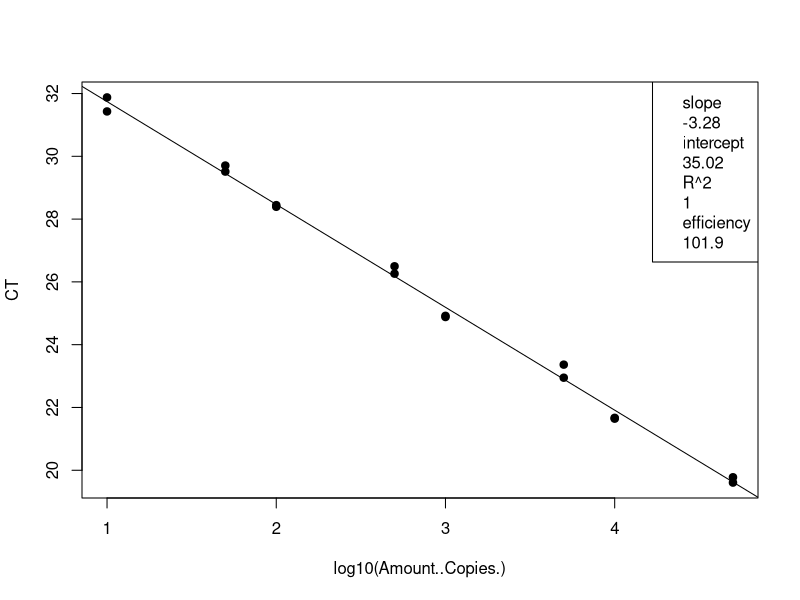
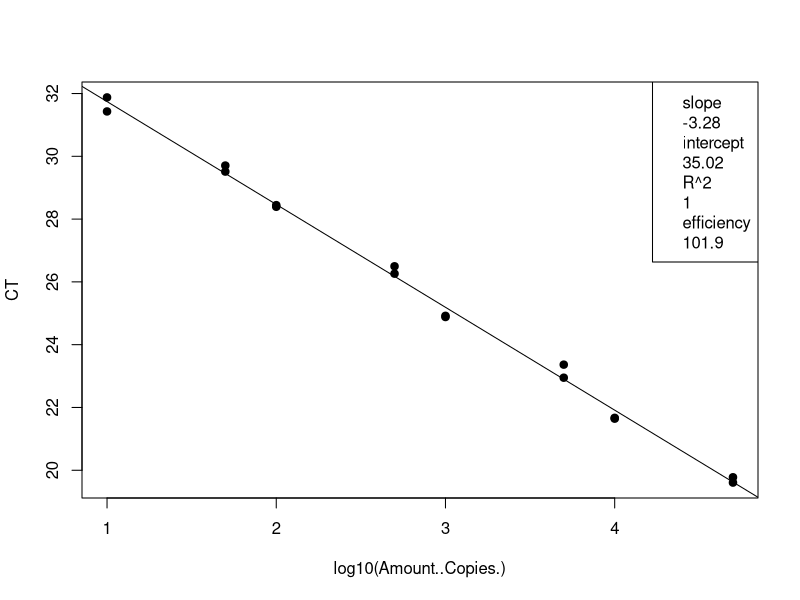
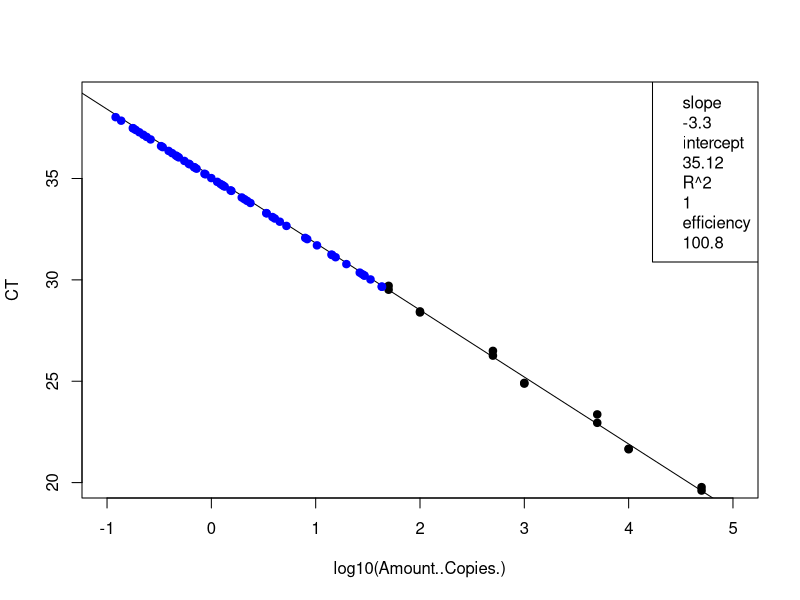
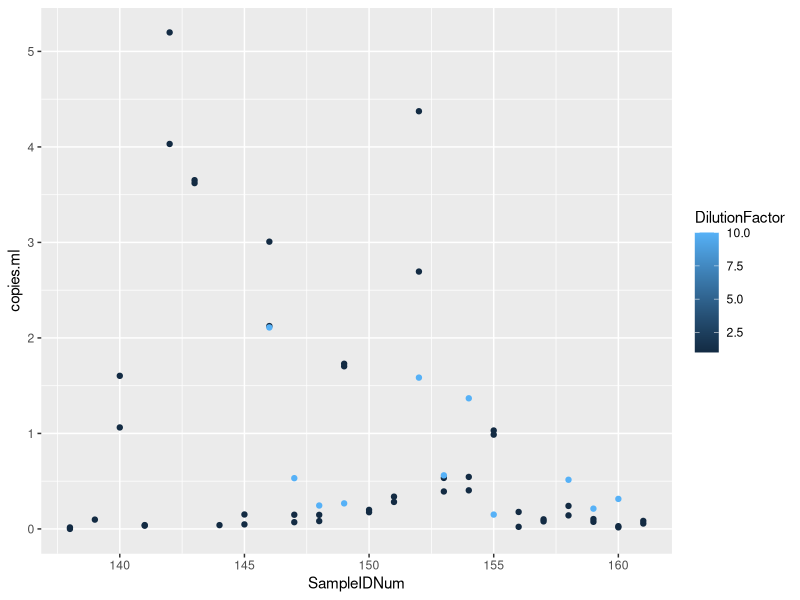

Write R code to recreate these figures, in order.
## ---- chunk 1
knitr::opts_chunk$set(echo = TRUE)

## ---- chunk 2
# load the data (note data file must be in this repository)
data <- read.csv("Plate8_E.coli_qPCRConversion.csv")
View(data)

# clean up the data file (there is some stuff at the bottom and extra blank rows)
#data <- data[-68:-70,] # This removes rows 92-95
View(data)

# assign to the correct data class #warning message about NAs is OK
class(data$CT) # check the data class type
data$CT <- as.numeric(as.character(data$CT)) # change to numeric
data$Amount..Copies. <- as.numeric(as.character(data$Amount..Copies.)) # change to numeric
## ---- chunk 3
# linear regression of standard curve
standards = data[1:16,]
standardCurve <- lm(CT ~ log10(Amount..Copies.), data = standards)
  
standardCurvePlot <- plot(CT ~ log10(Amount..Copies.), data = standards, pch=19) 
abline(coef(standardCurve)) 
legend("topright", legend=c(paste= "slope", round(standardCurve$coefficients[2], 2), 
                            paste= "intercept", round(standardCurve$coefficients[1], 2), 
                            paste= "R^2", round(summary(standardCurve)$r.squared, 2),
                            paste = "efficiency", round((10^(-1/standardCurve$coefficients[2])-1)*100, 1)))
## ---- chunk 4
# remove standards that sucked and redo analysis NOT NEEDED 21 Jan 2020
#standards <- standards[-15:-16,] # uncomment this line and change which rows to remove
standardCurve <- lm(CT ~ log10(Amount..Copies.), data = standards)

standardCurvePlot <- plot(CT ~ log10(Amount..Copies.), data = standards, pch=19)
abline(coef(standardCurve))
col = "blue"
legend("topright", legend=c(paste= "slope", round(standardCurve$coefficients[2], 2),
                            paste= "intercept", round(standardCurve$coefficients[1], 2),
                            paste= "R^2", round(summary(standardCurve)$r.squared, 2),
                            paste = "efficiency", round((10^(-1/standardCurve$coefficients[2])-1)*100, 1)))
## ---- chunk 5
# data set of unknowns including info on standard curve
#unknowns = subset(data, Name == "UNKNOWN")
unknowns = data[17:88,]
#unknowns <- unknowns[-1:-3,] # uncomment this line and change which rows to remove if these samples were outside of the standard curve

# add new columns to the data table
unknowns$plate_num = 1 #change to the actual plate number
unknowns$standard_slope = standardCurve$coefficients[2]
unknowns$standard_intercept = standardCurve$coefficients[1]
unknowns$R2 = summary(standardCurve)$r.squared
unknowns$efficiency =  (10^(-1/standardCurve$coefficients[2])-1)*100
  
# add a new column that interpolates copies/well from Ct for the unknowns
unknowns$log.copies.well = ((unknowns$CT - standardCurve$coefficients[1])/standardCurve$coefficients[2])
unknowns$copies.well = 10^unknowns$log.copies.well

# copies/ul extract accounting for dilution factor
vol.well = 3 #qPCR template volume in ul
unknowns$vol.well = vol.well
unknowns$copies.ul = ((unknowns$copies.well/vol.well)*unknowns$DilutionFactor)

# copies/extraction
vol.elution = 110 #DNA extraction elution volume in ul
unknowns$vol.elution = vol.elution
unknowns$copies.extraction = (unknowns$copies.ul*vol.elution)

# copies/ml #Volume is volume of sample filtered in mL
unknowns$copies.ml = (unknowns$copies.extraction/unknowns$Volume)


## ---- chunk 6
standards <- standards[-15:-16,] # uncomment this line and change which rows to remove
standardCurve <- lm(CT ~ log10(Amount..Copies.), data = standards)

standardCurvePlot <- plot(CT ~ log10(Amount..Copies.), data = standards, pch=19,ylim=c(20,39), xlim=c(-1,5))
abline(coef(standardCurve))
col = "blue"
legend("topright", legend=c(paste= "slope", round(standardCurve$coefficients[2], 2),
                            paste= "intercept", round(standardCurve$coefficients[1], 2),
                            paste= "R^2", round(summary(standardCurve)$r.squared, 2),
                            paste = "efficiency", round((10^(-1/standardCurve$coefficients[2])-1)*100, 1)))

unknowns = unknowns[1:72,]
standardCurve <- lm(CT ~ log10(copies.well), data = unknowns)

standardCurvePlot <- points(CT ~ log10(copies.well), data = unknowns, pch=19, col = "blue")


#abline(coef(standardCurve))
#legend("topright", legend=c(paste= "slope", round(standardCurve$coefficients[2], 2),
                            #paste= "intercept", round(standardCurve$coefficients[1], 2),
                            #paste= "R^2", round(summary(standardCurve)$r.squared, 2),
                            #paste = "efficiency", round((10^(-1/standardCurve$coefficients[2])-1)*100, 1)))
## ---- chunk 7
# make a plot that compares the diluted to undiluted replicates for each sample including dilution factor
library("ggplot2")
unknowns$SampleIDNum <- as.numeric(as.character(unknowns$SampleIDNum)) # change to numeric
replicates = unknowns[1:72,]
#replicates <- replicates[-18,] # This removes rows (B11)
#replicates <- replicates[-32,] # This removes rows (D8)
#replicates <- replicates[-55,] # This removes rows (G5)
qplot(SampleIDNum,copies.ml, data=replicates, col=DilutionFactor)
## ---- chunk 8
# write csv file
write.csv(unknowns, file = "Plate8_E.coli_ConvertedData.csv", row.names=FALSE, na="")

# average the replicates (if not strongly inhibited) and make a new file
library(dplyr)
data.average = unknowns %>% group_by(SampleIDNum) %>% summarise(copies.ml = mean(copies.ml, na.rm = T))
write.csv(data.average, file = "Plate8_E.coli_Averaged.csv", row.names=FALSE, na="")
